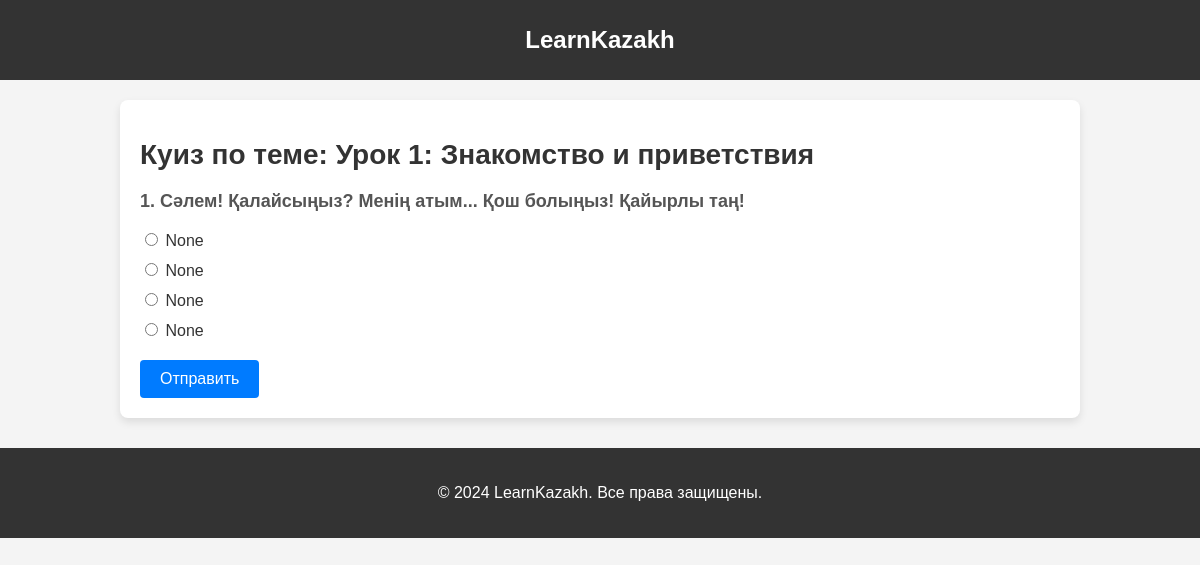
The app's page /quiz/1/ with its own data.
### lessons/models.py (models this page shows, shortened)
class Lesson(models.Model):
    course = models.ForeignKey(Course, on_delete=models.CASCADE, related_name='lessons')
    title = models.CharField(max_length=100)
    content = models.TextField()
    order = models.PositiveIntegerField()

class Task(models.Model):
    TASK_TYPES = [
        ('choice', 'Выбор ответа'),
    ]
    lesson = models.ForeignKey('Lesson', on_delete=models.CASCADE, related_name='tasks')
    question = models.TextField()
    task_type = models.CharField(max_length=10, choices=TASK_TYPES, default='choice')
    option1 = models.TextField(null=True, blank=True)
    option2 = models.TextField(null=True, blank=True)
    option3 = models.TextField(null=True, blank=True)
    option4 = models.TextField(null=True, blank=True)
    option5 = models.TextField(null=True, blank=True)
    correct_answer = models.IntegerField()

### lessons/views.py (the view, shortened to what this page needs)
# urls.py: path('quiz/<int:lesson_id>/', views.task, name='task'),
def task(request, lesson_id):
    lesson = get_object_or_404(Lesson, id=lesson_id)
    questions = Task.objects.filter(lesson=lesson)
    return render(request, 'task.html', {'lesson': lesson, 'questions': questions})

### lessons/templates/task.html (shortened to what this page needs)
<!DOCTYPE html>
<html lang="ru">
<head>
</head>
<body>
<header>
    <h1>LearnKazakh</h1>
</header>
<div class="container">
    <div class="quiz-container">
        <h1>Куиз по теме: {{ lesson.title }}</h1>
        <form method="post">
            {% for question in questions %}
            <div class="question-block">
                <p><strong>{{ forloop.counter }}. {{ question.question }}</strong></p>
                <ul class="options-list">
                    <li>
                        <label>
                            <input type="radio" name="q{{ question.id }}" value="1">
                            {{ question.option1 }}
                        </label>
                    </li>
                    <li>
                        <label>
                            <input type="radio" name="q{{ question.id }}" value="2">
                            {{ question.option2 }}
                        </label>
                    </li>
                    <li>
                        <label>
                            <input type="radio" name="q{{ question.id }}" value="3">
                            {{ question.option3 }}
                        </label>
                    </li>
                    <li>
                        <label>
                            <input type="radio" name="q{{ question.id }}" value="4">
                            {{ question.option4 }}
                        </label>
                    </li>
                </ul>
            </div>
            {% endfor %}
            <button type="submit" class="btn">Отправить</button>
        </form>
    </div>
</div>
<footer>
    <p>&copy; 2024 LearnKazakh. Все права защищены.</p>
</footer>
</body>
</html>

### lessons/templates/task.html (style rules this page uses)
body { font-family: Arial, sans-serif; margin: 0; padding: 0; background-color: #f4f4f4; }
header { background-color: #333; color: white; padding: 10px 20px; text-align: center; }
header h1 { font-size: 24px; }
.container { width: 80%; margin: 0 auto; padding-top: 20px; }
.quiz-container { background-color: #fff; padding: 20px; border-radius: 8px; box-shadow: 0 4px 8px rgba(0, 0, 0, 0.1); }
.quiz-container h1 { font-size: 28px; color: #333; margin-bottom: 20px; }
.question-block { margin-bottom: 20px; }
.question-block p { font-size: 18px; color: #555; }
.options-list { list-style: none; padding: 0; }
.options-list li { margin-bottom: 10px; }
.options-list label { font-size: 16px; color: #333; }
.btn { padding: 10px 20px; background-color: #007BFF; color: white; border-radius: 4px; font-size: 16px; border: none; cursor: pointer; }
footer { background-color: #333; color: #fff; padding: 20px; text-align: center; margin-top: 30px; }

### records on screen
Lesson: title "Урок 1: Знакомство и приветствия"
Task: question "Сәлем! Қалайсыңыз? Менің атым... Қош болыңыз! Қайырлы таң!", option1 "None", option2 "None", option3 "None", option4 "None"
